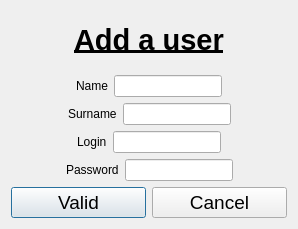
<?xml version="1.0" encoding="UTF-8"?>
<ui version="4.0">
 <class>DialogDirecteurAjout</class>
 <widget class="QDialog" name="DialogDirecteurAjout">
  <property name="geometry">
   <rect>
    <x>0</x>
    <y>0</y>
    <width>298</width>
    <height>229</height>
   </rect>
  </property>
  <property name="windowTitle">
   <string>Dialog</string>
  </property>
  <layout class="QVBoxLayout" name="verticalLayout_2">
   <item>
    <layout class="QHBoxLayout" name="horizontalLayout">
     <item>
      <spacer name="horizontalSpacer">
       <property name="orientation">
        <enum>Qt::Horizontal</enum>
       </property>
       <property name="sizeHint" stdset="0">
        <size>
         <width>40</width>
         <height>20</height>
        </size>
       </property>
      </spacer>
     </item>
     <item>
      <widget class="QLabel" name="labelTitleAjout">
       <property name="font">
        <font>
         <pointsize>22</pointsize>
         <weight>75</weight>
         <bold>true</bold>
         <underline>true</underline>
        </font>
       </property>
       <property name="text">
        <string>Add a user</string>
       </property>
      </widget>
     </item>
     <item>
      <spacer name="horizontalSpacer_2">
       <property name="orientation">
        <enum>Qt::Horizontal</enum>
       </property>
       <property name="sizeHint" stdset="0">
        <size>
         <width>40</width>
         <height>20</height>
        </size>
       </property>
      </spacer>
     </item>
    </layout>
   </item>
   <item>
    <layout class="QVBoxLayout" name="verticalLayout">
     <item>
      <layout class="QHBoxLayout" name="horizontalLayout_7">
       <item>
        <spacer name="horizontalSpacer_13">
         <property name="orientation">
          <enum>Qt::Horizontal</enum>
         </property>
         <property name="sizeHint" stdset="0">
          <size>
           <width>40</width>
           <height>20</height>
          </size>
         </property>
        </spacer>
       </item>
       <item>
        <widget class="QLabel" name="labelAddPrenom">
         <property name="text">
          <string>Name</string>
         </property>
        </widget>
       </item>
       <item>
        <widget class="QLineEdit" name="lineEditAddPrenom"/>
       </item>
       <item>
        <spacer name="horizontalSpacer_14">
         <property name="orientation">
          <enum>Qt::Horizontal</enum>
         </property>
         <property name="sizeHint" stdset="0">
          <size>
           <width>40</width>
           <height>20</height>
          </size>
         </property>
        </spacer>
       </item>
      </layout>
     </item>
     <item>
      <layout class="QHBoxLayout" name="horizontalLayout_8">
       <item>
        <spacer name="horizontalSpacer_15">
         <property name="orientation">
          <enum>Qt::Horizontal</enum>
         </property>
         <property name="sizeHint" stdset="0">
          <size>
           <width>40</width>
           <height>20</height>
          </size>
         </property>
        </spacer>
       </item>
       <item>
        <widget class="QLabel" name="labelAddNom">
         <property name="text">
          <string>Surname</string>
         </property>
        </widget>
       </item>
       <item>
        <widget class="QLineEdit" name="lineEditAddNom"/>
       </item>
       <item>
        <spacer name="horizontalSpacer_16">
         <property name="orientation">
          <enum>Qt::Horizontal</enum>
         </property>
         <property name="sizeHint" stdset="0">
          <size>
           <width>40</width>
           <height>20</height>
          </size>
         </property>
        </spacer>
       </item>
      </layout>
     </item>
     <item>
      <layout class="QHBoxLayout" name="horizontalLayout_5">
       <item>
        <spacer name="horizontalSpacer_9">
         <property name="orientation">
          <enum>Qt::Horizontal</enum>
         </property>
         <property name="sizeHint" stdset="0">
          <size>
           <width>40</width>
           <height>20</height>
          </size>
         </property>
        </spacer>
       </item>
       <item>
        <widget class="QLabel" name="labelAddLogin">
         <property name="text">
          <string>Login</string>
         </property>
        </widget>
       </item>
       <item>
        <widget class="QLineEdit" name="lineEditAddLogin"/>
       </item>
       <item>
        <spacer name="horizontalSpacer_10">
         <property name="orientation">
          <enum>Qt::Horizontal</enum>
         </property>
         <property name="sizeHint" stdset="0">
          <size>
           <width>40</width>
           <height>20</height>
          </size>
         </property>
        </spacer>
       </item>
      </layout>
     </item>
     <item>
      <layout class="QHBoxLayout" name="horizontalLayout_6">
       <item>
        <spacer name="horizontalSpacer_11">
         <property name="orientation">
          <enum>Qt::Horizontal</enum>
         </property>
         <property name="sizeHint" stdset="0">
          <size>
           <width>40</width>
           <height>20</height>
          </size>
         </property>
        </spacer>
       </item>
       <item>
        <widget class="QLabel" name="labelAddMdp">
         <property name="text">
          <string>Password</string>
         </property>
        </widget>
       </item>
       <item>
        <widget class="QLineEdit" name="lineEditAddMdp"/>
       </item>
       <item>
        <spacer name="horizontalSpacer_12">
         <property name="orientation">
          <enum>Qt::Horizontal</enum>
         </property>
         <property name="sizeHint" stdset="0">
          <size>
           <width>40</width>
           <height>20</height>
          </size>
         </property>
        </spacer>
       </item>
      </layout>
     </item>
     <item>
      <layout class="QHBoxLayout" name="horizontalLayout_2">
       <item>
        <widget class="QPushButton" name="pushButtonValid">
         <property name="font">
          <font>
           <pointsize>14</pointsize>
          </font>
         </property>
         <property name="text">
          <string>Valid</string>
         </property>
        </widget>
       </item>
       <item>
        <widget class="QPushButton" name="pushButtonCancel">
         <property name="font">
          <font>
           <pointsize>14</pointsize>
           <weight>50</weight>
           <italic>false</italic>
           <bold>false</bold>
          </font>
         </property>
         <property name="text">
          <string>Cancel</string>
         </property>
        </widget>
       </item>
      </layout>
     </item>
    </layout>
   </item>
  </layout>
 </widget>
 <resources/>
 <connections/>
</ui>
